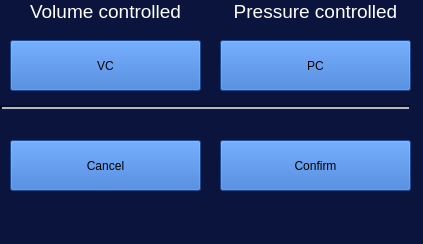
<?xml version="1.0" encoding="UTF-8"?>
<ui version="4.0">
 <class>MainWindow</class>
 <widget class="QMainWindow" name="MainWindow">
  <property name="geometry">
   <rect>
    <x>0</x>
    <y>0</y>
    <width>423</width>
    <height>244</height>
   </rect>
  </property>
  <property name="windowTitle">
   <string>MainWindow</string>
  </property>
  <property name="styleSheet">
   <string notr="true">background-color: rgb(10, 20, 60);</string>
  </property>
  <widget class="QWidget" name="centralwidget">
   <widget class="QPushButton" name="Confirm">
    <property name="geometry">
     <rect>
      <x>220</x>
      <y>140</y>
      <width>191</width>
      <height>51</height>
     </rect>
    </property>
    <property name="styleSheet">
     <string notr="true">color: rgb(0, 0, 0);
background-color: rgb(39, 104, 200);</string>
    </property>
    <property name="text">
     <string>Confirm</string>
    </property>
    <property name="checkable">
     <bool>false</bool>
    </property>
    <property name="checked">
     <bool>false</bool>
    </property>
    <property name="autoDefault">
     <bool>false</bool>
    </property>
    <property name="default">
     <bool>false</bool>
    </property>
    <property name="flat">
     <bool>false</bool>
    </property>
   </widget>
   <widget class="QPushButton" name="Cancel">
    <property name="geometry">
     <rect>
      <x>10</x>
      <y>140</y>
      <width>191</width>
      <height>51</height>
     </rect>
    </property>
    <property name="styleSheet">
     <string notr="true">color: rgb(0, 0, 0);
background-color: rgb(39, 104, 200);</string>
    </property>
    <property name="text">
     <string>Cancel</string>
    </property>
    <property name="checkable">
     <bool>false</bool>
    </property>
    <property name="checked">
     <bool>false</bool>
    </property>
    <property name="autoDefault">
     <bool>false</bool>
    </property>
    <property name="default">
     <bool>false</bool>
    </property>
    <property name="flat">
     <bool>false</bool>
    </property>
   </widget>
   <widget class="QPushButton" name="VC">
    <property name="geometry">
     <rect>
      <x>10</x>
      <y>40</y>
      <width>191</width>
      <height>51</height>
     </rect>
    </property>
    <property name="styleSheet">
     <string notr="true">QPushButton#VC {
	color: rgb(0, 0, 0);
	background-color: rgb(39, 104, 200);
}
QPushButton#VC:checked{
    background-color: rgb(144, 179, 245);     	
}</string>
    </property>
    <property name="text">
     <string>VC</string>
    </property>
    <property name="checkable">
     <bool>true</bool>
    </property>
    <property name="checked">
     <bool>false</bool>
    </property>
    <property name="autoExclusive">
     <bool>true</bool>
    </property>
    <property name="autoDefault">
     <bool>false</bool>
    </property>
    <property name="default">
     <bool>false</bool>
    </property>
    <property name="flat">
     <bool>false</bool>
    </property>
   </widget>
   <widget class="QLabel" name="label">
    <property name="geometry">
     <rect>
      <x>10</x>
      <y>-4</y>
      <width>191</width>
      <height>31</height>
     </rect>
    </property>
    <property name="styleSheet">
     <string notr="true">color: rgb(255, 255, 255);</string>
    </property>
    <property name="text">
     <string>&lt;html&gt;&lt;head/&gt;&lt;body&gt;&lt;p align=&quot;center&quot;&gt;&lt;span style=&quot; font-size:14pt;&quot;&gt;Volume controlled&lt;/span&gt;&lt;/p&gt;&lt;/body&gt;&lt;/html&gt;</string>
    </property>
   </widget>
   <widget class="QPushButton" name="PC">
    <property name="geometry">
     <rect>
      <x>220</x>
      <y>40</y>
      <width>191</width>
      <height>51</height>
     </rect>
    </property>
    <property name="styleSheet">
     <string notr="true">QPushButton#PC {
	color: rgb(0, 0, 0);
	background-color: rgb(39, 104, 200);
}
QPushButton#PC:checked{
    background-color: rgb(144, 179, 245);     	
}</string>
    </property>
    <property name="text">
     <string>PC</string>
    </property>
    <property name="checkable">
     <bool>true</bool>
    </property>
    <property name="checked">
     <bool>false</bool>
    </property>
    <property name="autoExclusive">
     <bool>true</bool>
    </property>
    <property name="autoDefault">
     <bool>false</bool>
    </property>
    <property name="default">
     <bool>false</bool>
    </property>
    <property name="flat">
     <bool>false</bool>
    </property>
   </widget>
   <widget class="QLabel" name="label_2">
    <property name="geometry">
     <rect>
      <x>220</x>
      <y>-4</y>
      <width>191</width>
      <height>31</height>
     </rect>
    </property>
    <property name="styleSheet">
     <string notr="true">color: rgb(255, 255, 255);</string>
    </property>
    <property name="text">
     <string>&lt;html&gt;&lt;head/&gt;&lt;body&gt;&lt;p align=&quot;center&quot;&gt;&lt;span style=&quot; font-size:14pt;&quot;&gt;Pressure controlled&lt;/span&gt;&lt;/p&gt;&lt;/body&gt;&lt;/html&gt;</string>
    </property>
   </widget>
   <widget class="Line" name="line_6">
    <property name="geometry">
     <rect>
      <x>0</x>
      <y>100</y>
      <width>411</width>
      <height>16</height>
     </rect>
    </property>
    <property name="autoFillBackground">
     <bool>false</bool>
    </property>
    <property name="styleSheet">
     <string notr="true">border-color: rgb(255, 255, 255);</string>
    </property>
    <property name="frameShadow">
     <enum>QFrame::Sunken</enum>
    </property>
    <property name="lineWidth">
     <number>2</number>
    </property>
    <property name="midLineWidth">
     <number>2</number>
    </property>
    <property name="orientation">
     <enum>Qt::Horizontal</enum>
    </property>
   </widget>
  </widget>
  <widget class="QMenuBar" name="menubar">
   <property name="geometry">
    <rect>
     <x>0</x>
     <y>0</y>
     <width>423</width>
     <height>22</height>
    </rect>
   </property>
  </widget>
  <widget class="QStatusBar" name="statusbar"/>
 </widget>
 <resources/>
 <connections/>
</ui>
